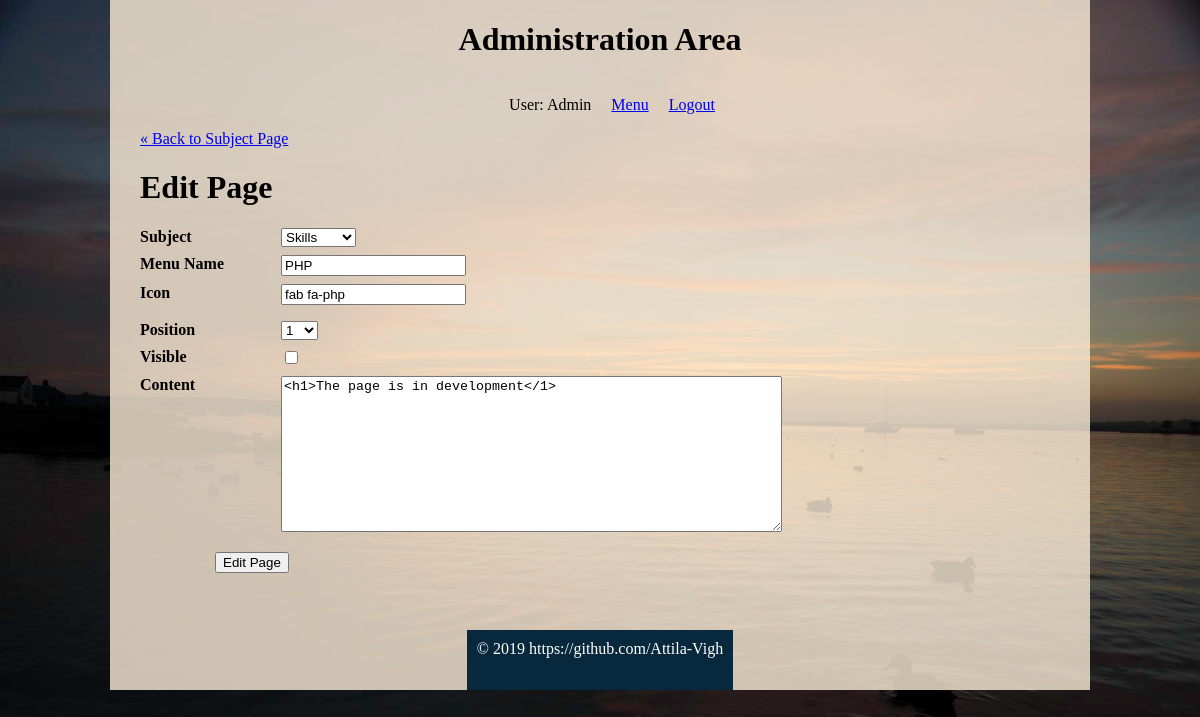
The app's page /administration/pages/edit.php?id=16 (signed in) with its own data.
### tables this page shows
CREATE TABLE IF NOT EXISTS `pages` (
  `id` int(11) NOT NULL AUTO_INCREMENT,
  `subject_id` int(11) DEFAULT NULL,
  `menu_name` varchar(255) DEFAULT NULL,
  `icon` varchar(30) NOT NULL,
  `position` int(3) DEFAULT NULL,
  `visible` tinyint(1) DEFAULT NULL,
  `content` text,
  PRIMARY KEY (`id`),
  KEY `fk_subject_id` (`subject_id`)
);

CREATE TABLE IF NOT EXISTS `subjects` (
  `id` int(11) NOT NULL AUTO_INCREMENT,
  `icon` varchar(20) DEFAULT NULL,
  `menu_name` varchar(255) DEFAULT NULL,
  `position` int(3) DEFAULT NULL,
  `visible` tinyint(1) DEFAULT NULL,
  PRIMARY KEY (`id`)
);

### private/classes/databaseobject.class.php (called while the page is built, shortened)
<?php
class DatabaseObject {
    static protected $database;
    static protected $table_name = "";
    static public function set_database($database) {
        self::$database = $database;
    }
    static public function find_by_sql($sql) {
        $result = self::$database->query($sql);
        $object_array = [];
        while($record = $result->fetch_assoc()) {
            $object = new static;
            foreach($record as $property => $value) {
                if(property_exists($object, $property)) {
                    $object->$property = $value;
                }
            }
            $object_array[] = $object;
        }
        return $object_array;
    }
    static public function find_all($options=[]) {
        $visible = $options['visible'] ?? false;
        $subject_id = $options['subject_id'] ?? false;
        $sql = "SELECT * FROM " . static::$table_name;
        return static::find_by_sql($sql);
    }
    static public function count_all() {
        $sql = "SELECT COUNT(*) FROM " . static::$table_name;
        $result_set = self::$database->query($sql);
        $row = $result_set->fetch_array();
        return array_shift($row);
    }
    static public function find_by_id($id) {
        $sql = "SELECT * FROM " . static::$table_name . " ";
        $sql .= "WHERE id='" . self::$database->escape_string($id) . "'";
        $obj_array = static::find_by_sql($sql);
        if(!empty($obj_array)) {
            return array_shift($obj_array);
        } else {
            return false;
        }
    }
}
?>

### private/functions.php (called while the page is built, shortened)
<?php
    function h($string="") {
        return htmlspecialchars($string);
    }
?>

### public/administration/pages/form_fields.php (the view, shortened to what this page needs)
<dl>
    <dt>Subject</dt>
    <dd>
        <select name="page[subject_id]">
        <?php
        $subjects = Subject::find_all();
        foreach($subjects as $subject) {
            echo "<option value=\"" . h($subject->id) . "\"";
            if($page->subject_id == $subject->id) {
                echo " selected";
            }
            echo ">" . h($subject->menu_name) . "</option>";
        }
        ?>
        </select>
    </dd>
</dl>
<dl>
    <dt>Menu Name</dt>
    <dd><input type="text" name="page[menu_name]" value="<?php echo h($page->menu_name); ?>" /></dd>
</dl>
<dl>
    <dt>Icon</dt>
    <dd><input type="text" name="page[icon]" value="<?php echo h($page->icon); ?>" /></dd>
</dl>
<dl>
<dl>
<dt>Position</dt>
<dd>
    <select name="page[position]">
    <?php
        for($i=1; $i <= $page_count; $i++) {
        echo "<option value=\"{$i}\"";
        if($page->position == $i) {
            echo " selected";
        }
        echo ">{$i}</option>";
        }
    ?>
    </select>
</dd>
</dl>
<dl>
<dt>Visible</dt>
<dd>
    <input type="checkbox" name="page[visible]" value="1"<?php if($page->visible == "1") { echo " checked"; } ?> />
</dd>
</dl>
<dl>
<dt>Content</dt>
<dd>
    <textarea name="page[content]" cols="60" rows="10"><?php echo h($page->content); ?></textarea>
</dd>
</dl>

### public/css/login.css (style rules this page uses)
html { height: 100%; }
html body { height: 100%; background-color: #684730c4; background-image: url("/public/images/homepage_assets/05.jpg"); background-color: #cccccc; background-position: center; background-repeat: no-repeat; background-size: 100% 100%; display: -webkit-box; display: -ms-flexbox; display: flex; -webkit-box-align: center; -ms-flex-align: center; align-items: center; -webkit-box-orient: vertical; -webkit-box-direction: normal; -ms-flex-direction: column; flex-direction: column; }

### public/css/administration.css (style rules this page uses)
html { height: 100%; width: 100%; }
html body { width: 100%; margin: 0; padding: 0; }
html body .wrapper #content dl { clear: both; overflow: hidden; margin: 0.5em 0; }
html body .wrapper #content dl dt { float: left; font-weight: bold; width: 125px; }
html body .wrapper #content dl dd { float: left; margin-left: 1em; }

### records on screen
pages: subject.menu_name "Skills", menu_name "PHP", icon "fab fa-php", position "1", content "<h1>The page is in development</1>"

### other values on screen
$_SESSION['username'] "Admin"
